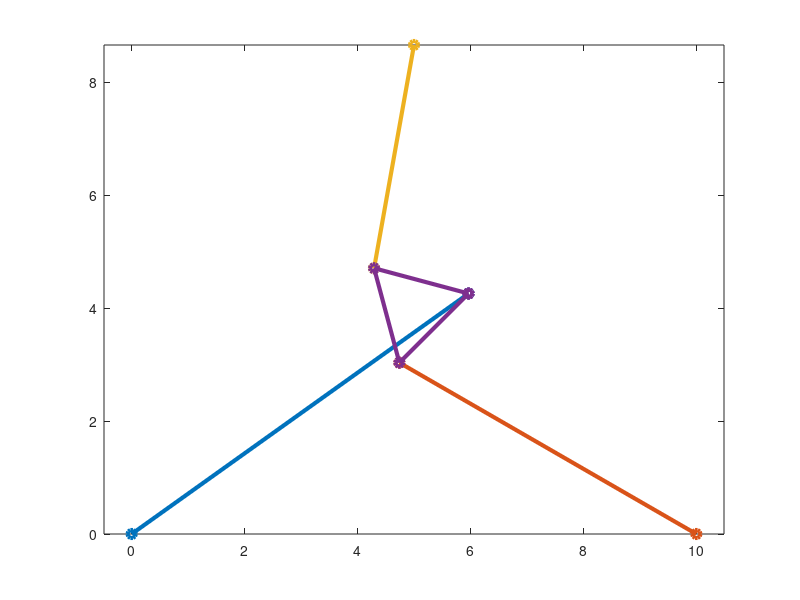

The MATLAB script that drew this image:
% MGI

% global parameters

D = 10;
d = 1;

O = [0 0]';
A_1 = [0 0]';
A_2 = [D 0]';
A_3 = [D*1/2 D*sqrt(3)/2]';

% input = [x, y, phi]

x = 5;
y = 4;
phi = pi/4;

% inverse kinematics

B_1 = [x-d*sin(phi-2*pi/3) y+d*cos(phi-2*pi/3)]';
B_2 = [x-d*sin(phi+2*pi/3) y+d*cos(phi+2*pi/3)]';
B_3 = [x-d*sin(phi) y+d*cos(phi)]';

% output = [rho_1 rho_2 rho_3]

rho_1 = norm(B_1 - A_1)
rho_2 = norm(B_2 - A_2)
rho_3 = norm(B_3 - A_3)

% auxiliary = [theta_1 theta_2 theta_3]


% draw

figure(1);
plot([A_1(1) B_1(1)],[A_1(2) B_1(2)], "-o", "linewidth", 3); hold on;
plot([A_2(1) B_2(1)],[A_2(2) B_2(2)], "-o", "linewidth", 3); hold on;
plot([A_3(1) B_3(1)],[A_3(2) B_3(2)], "-o", "linewidth", 3); hold on;
plot([B_1(1) B_2(1) B_3(1) B_1(1)],[B_1(2) B_2(2) B_3(2) B_1(2)], "-o", "linewidth", 3); hold on;
axis equal;